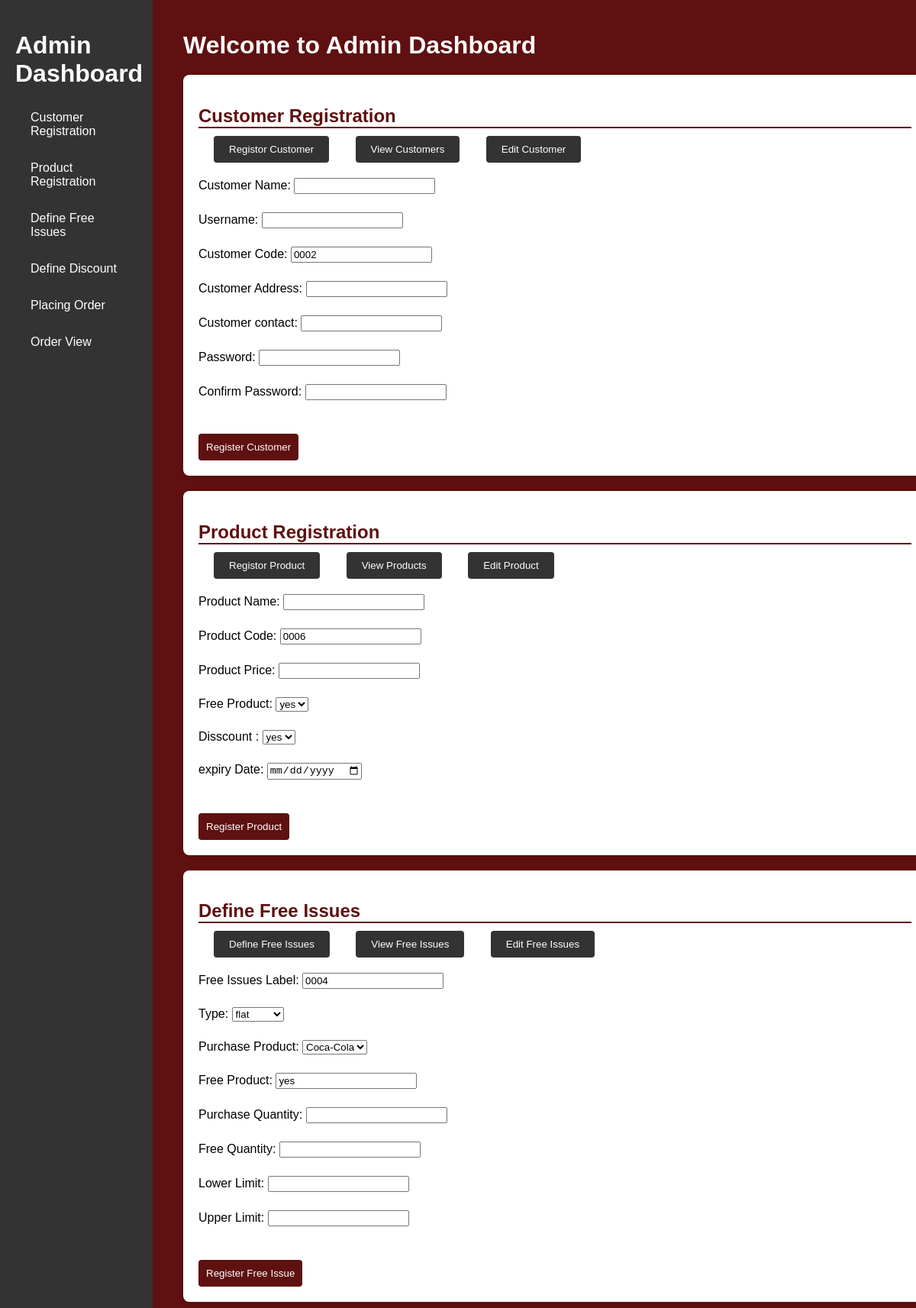
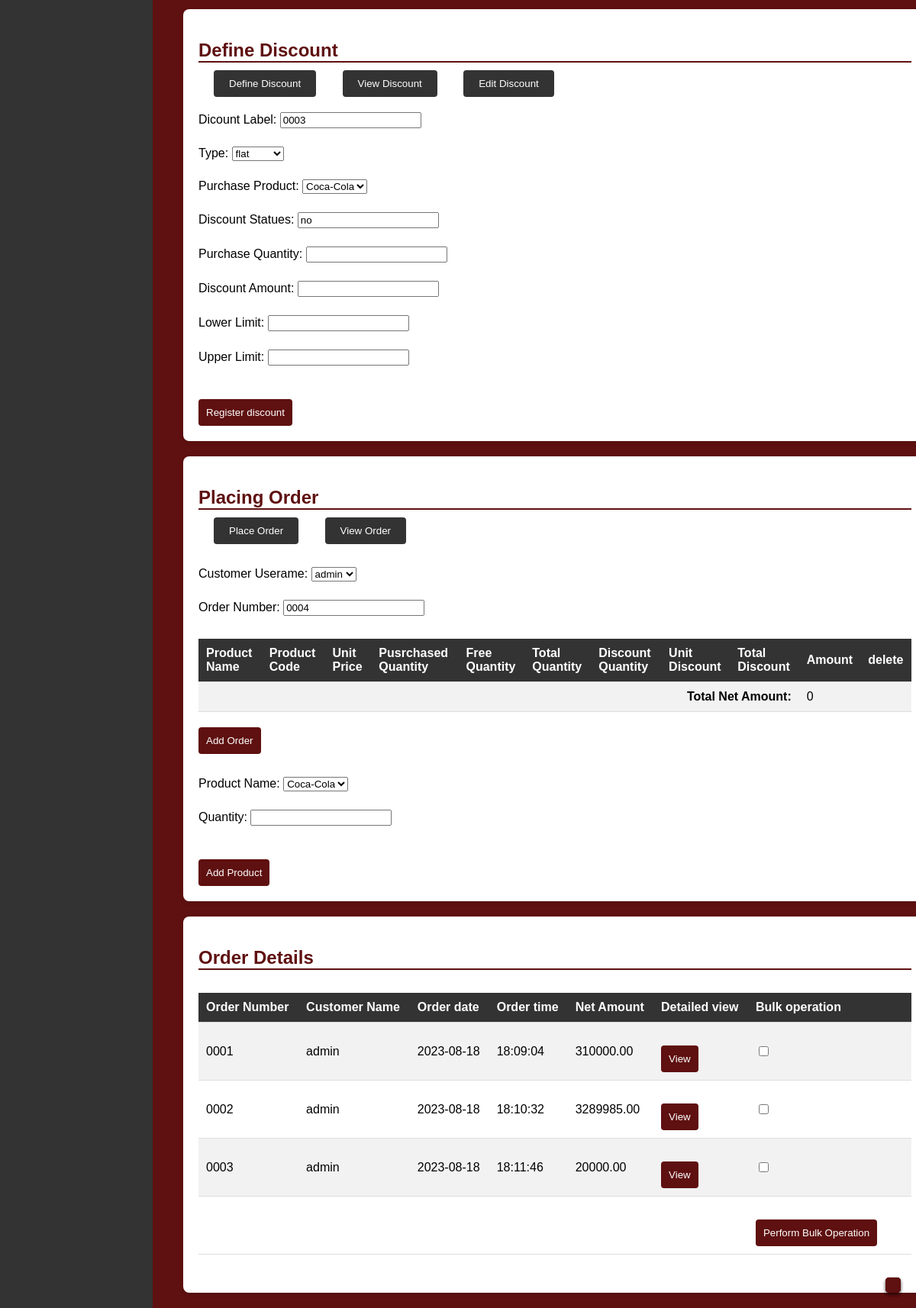
Screenshot of /admindashboard.php (signed in) with the database file from the repository (2 pictures, top to bottom).
### tables this page shows
CREATE TABLE `order_details` (
  `order_number` int(4) UNSIGNED ZEROFILL NOT NULL,
  `username` varchar(255) NOT NULL,
  `order_date` date NOT NULL,
  `order_time` time NOT NULL,
  `net_amount` decimal(10,2) NOT NULL
);

### view_order_details.php (shortened to what this page needs)
<div class="view-order">
    <?php
    require_once "config.php";
    $sql_select_order_details = "SELECT * FROM order_details";
    $result_order_details = $conn->query($sql_select_order_details);
    ?>
    <div class="tablebox6">
        <form id="bulkForm" method="post">
            <table>
                <tr>
                    <th>Order Number</th>
                    <th>Customer Name</th>
                    <th>Order date</th>
                    <th>Order time</th>
                    <th>Net Amount</th>
                    <th>Detailed view</th>
                    <th>Bulk operation</th>
                </tr>
                <?php
                if ($result_order_details->num_rows > 0) {
                    while ($row = $result_order_details->fetch_assoc()) {
                ?>
                        <tr>
                            <td><?php echo $row['order_number']; ?></td>
                            <td><?php echo $row['username']; ?></td>
                            <td><?php echo $row['order_date']; ?></td>
                            <td><?php echo $row['order_time']; ?></td>
                            <td><?php echo $row['net_amount']; ?></td>
                            <td>
                                <form method="post">
                                    <button type="submit" name="submit_order_details" class="submit-buttons">View</button>
                                </form>
                            </td>
                            <td><input type="checkbox" name="selected_orders[]" value="<?php echo $row['order_number']; ?>"> </td>
                        </tr>
                <?php }
                }
                ?>
                <tr>
                    <td colspan="6"></td>
                    <td>
                        <button type="submit" name="bulk_operation" class="submit-buttons">Perform Bulk Operation</button>
                    </td>
                </tr>
            </table>
        </form>
    </div>
</div>

### assets/css/admindashboard.css (style rules this page uses)
body { background-color: #5f1010; font-family: Arial, sans-serif; margin: 0; padding: 0; }
.tablebox6 { margin-top: 30px; }
.view-order { margin-top: 30px; }
table { width: 100%; border-collapse: collapse; }
tr:nth-child(even) { background-color: #f2f2f2; }
.submit-buttons { margin-top : 20px; background-color:#5f1010; color: white; padding: 10px; border: none; border-radius: 4px; cursor: pointer; margin-right: 30px; }

### rows the page displays
order_details: order_number "0001", username "admin", order_date "2023-08-18", order_time "18:09:04", net_amount "310000.00"
order_details: order_number "0002", username "admin", order_date "2023-08-18", order_time "18:10:32", net_amount "3289985.00"
order_details: order_number "0003", username "admin", order_date "2023-08-18", order_time "18:11:46", net_amount "20000.00"

### other values shown
$netAmount "0"
form field purchase_product "Coca-Cola"
form field purchase_product3 "Coca-Cola"
form field username "admin"
form field product_name "Coca-Cola"
